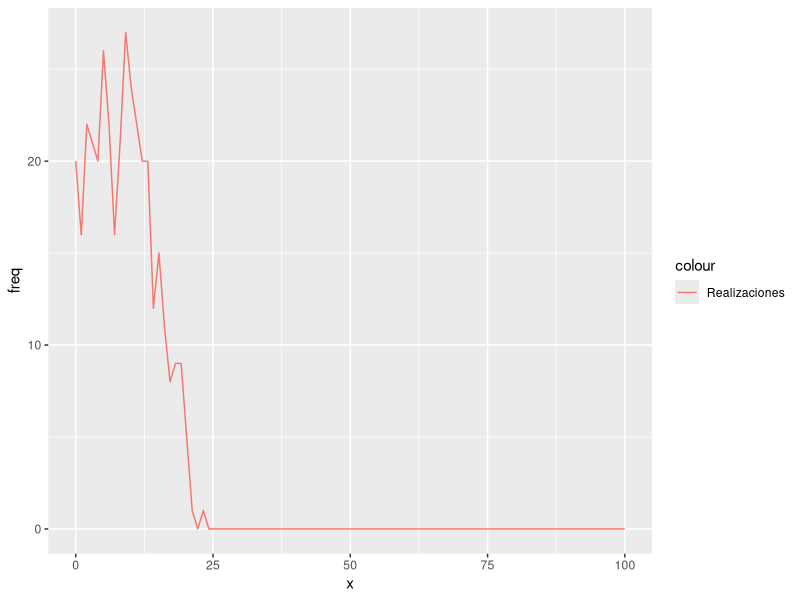
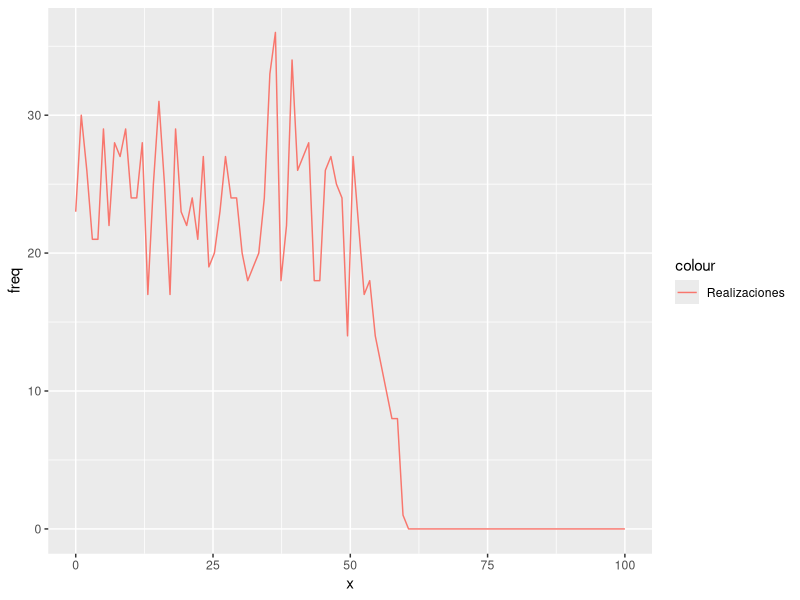

These figures' R source, in order: (Note: this script raises an error after producing the figures.)
## ---- chunk 1
# La librería "deSolve" incluye funciones que resuelven ecuaciones diferenciales ordinarias
library("deSolve")
# Usaremos la librería "ggplot2" para imprimir gráficamente los resultados
library("ggplot2")
## ---- chunk 2
# Usamos la función runif() para muestrear un número aleatorio de la distribución uniforme en el intervalo (0,1)
tiempo_exponencial <- function(a0){
  r1 <- runif(n=1,min=0,max=1)
  return((1/a0)*log(1/r1))
}
## ---- chunk 3
# Condición inicial con sigma=0.1
u0 <- function(x){
  x0 <- rep(0, length(x))
  x0[1] <- 30
  return(x0)
}

# Función que resuelve la EDO numéricamente
uFKPP <- function(L,D,K,N,M,T){
  k <- T/M
  h <- L/N
  x <- seq(0,L,length.out=N+1)
  t <- seq(0,T,by=k)
  I <- diag(1,N-1,N-1)
  A <- matrix(0,nrow = N-1, ncol = N-1)
  
  for (i in 1:N-1) {
    A[i,i]=-2
    if (i>1)
      A[i,i-1]=1
    
    if (i<N-1)
      A[i,i+1]=1
    
  }
  
  A[1,1]=-1
  A[1,2]=1
  A[N-1,N-1]=-1
  A[N-1,N-2]=1
  H=(I+(k/h*h)*D*A+r*k*I)
  
  u <- u0(x[1:(N-1)])
  t_actual <- 0
  while (t_actual<T){
    u <- H%*%u-(r*k/K)*u*u
    t_actual <- t_actual+k
  }
  u <- c(u[1], u, u[N-1])
  df <- data.frame(x,u)
  return(df)
}
## ---- chunk 4
FKPP_Gillespie <- function(L,D,K,r,t0,tf,N,t_muestreo){
  t <- t0
  
  h <- L/N  # Longitud de cada uno de los subintervalos
  x <- seq(0,L,length.out=N) 
  x0 <- u0(x)
  X <- numeric()
  x_actual <- matrix(x0,nrow = length(x0),ncol = 1)

  a <- numeric()
  a0 <- numeric()
  
  d <- D/(h^2) # Ratio de transición d
  
  # Cálculo de las propensidades
  for(i in 1:N){
    a[i] <- x_actual[i]*d
    a[N+i] <- r*x_actual[i]
    a[2*N+i] <- r/(K)*x_actual[i]*(x_actual[i]-1)
  }
  
  # Suma de las propensidades se puede calcular usando esta fórmula
  a0 <- sum(a[1:(N-1)])+sum(a[2:N])+sum(a[(N+1):(2*N)])+sum(a[(2*N+1):(3*N)])
  
  # Variables auxiliares que utilizamos al final de la función y que controlan 
  # cuando se imprime el estado del sistema en función de los tiempos en los 
  # que se quiere mostrar
  t_aux <- t0
  z <- 1 

  while(t<tf){
    # Tiempo de primera reacción
    t <- t+tiempo_exponencial(a0)
    
    # Selección de siguiente reacción
    r2 <- runif(n=1, min=0, max=1)
    
    if(r2<sum(a[1:(N-1)])/a0){ # Ocurre un salto hacia la derecha
      j <- 1
      while (!(r2<sum(a[1:j])/a0) & j<=N-1) 
        j <- j+1 
      x_actual[j] = x_actual[j]-1
      x_actual[j+1] = x_actual[j+1]+1
    }else if(r2<(sum(a[1:(N-1)])+sum(a[2:N]))/a0){ # Ocurre un salto hacia la izquierda
      j <- 2
      while(!(r2<(sum(a[1:(N-1)])+sum(a[2:j]))/a0) & j<=N)
        j <- j+1
      x_actual[j]=x_actual[j]-1
      x_actual[j-1]=x_actual[j-1]+1
    }else if(r2<(sum(a[1:(N-1)])+sum(a[2:N])+sum(a[(N+1):(2*N)]))/a0){
      j<-N+1
      while(!(r2<(sum(a[1:(N-1)])+sum(a[2:N])+sum(a[(N+1):j]))/a0))
        j<-j+1
      x_actual[j-N]=x_actual[j-N]+1
    }else{
      j <- 2*N+1
      while(!(r2<(sum(a[1:(N-1)])+sum(a[2:N])+sum(a[(N+1):(2*N)])+sum(a[(2*N+1):j]))/a0))
        j <- j+1
      if(x_actual[j-2*N]>0)
        x_actual[j-2*N]=x_actual[j-2*N]-1
    }
  
    for(i in 1:N){
      a[i] <- x_actual[i]*d
      a[N+i] <- r*x_actual[i]
      a[2*N+i] <- r/(K)*x_actual[i]*(x_actual[i]-1)
    }
    
    # Calculamos la suma de las propensidades
    a0 <- sum(a[1:(N-1)])+sum(a[2:N])+sum(a[(N+1):(2*N)])+sum(a[(2*N+1):(3*N)])
    
    # Condicional auxiliar en el que almacenamos el estado del sistema 
    # para los tiempos en los que se desea mostrar
    if(t>t_muestreo[z] & t_aux<t_muestreo[z] & z<=length(t_muestreo)){
      X <- cbind(X,x_actual)
      t_aux <- t_muestreo[z]
      z <- z+1
    }
 }
  
  # Una vez llegamos al tiempo final de simulación, almacenamos el dominio dividido en subintervalos con la frecuencia correspondiente a cada subintervalo
  df <- data.frame(x,X)
  return(df)
}
## ---- chunk 5
L <- 100
D <- 1
K <- 25
r <- 1
N <- 100
t0 <- 0
tf <- 30
M <- 1000
t_muestreo <- c(10,30)

df <- FKPP_Gillespie(L=L,D=D,K=K,r=r,t0=t0,tf=tf,N=N,t_muestreo=t_muestreo)
df_t1 <- data.frame(x=df$x,freq=df$X1)
df_t2 <- data.frame(x=df$x,freq=df$X2)

grafico1 <- ggplot(data=df_t1,aes(x=x,y=freq))+geom_line(data=df_t1,aes(x=x,y=freq,color='Realizaciones'))
grafico2 <- ggplot(data=df_t2,aes(x=x,y=freq))+geom_line(data=df_t2,aes(x=x,y=freq,color='Realizaciones'))

n_realizaciones <- 49

for (i in 1:n_realizaciones) {
  df_aux <- FKPP_Gillespie(L=L,D=D,K=K,t0=t0,tf=tf,N=N,t_muestreo=t_muestreo)
  df_t1 <- cbind(df_t1, freq = df_aux$X1)
  df_t2 <- cbind(df_t2, freq = df_aux$X2)
}

media1 <- rowMeans(df_t1[2:ncol(df_t1)])
media2 <- rowMeans(df_t2[2:ncol(df_t2)])

df_est <- cbind(x=df$x,media1,media2)
df_est <-data.frame(df_est)
grafico1 <- grafico1 + geom_line(data = df_est,aes(x=x, y=media1, color="Media"))
grafico2 <- grafico2 + geom_line(data = df_est,aes(x=x, y=media2, color="Media"))

dfu_t1 <- uFKPP(L,D,K,N,M,t_muestreo[1])
dfu_t2 <- uFKPP(L,D,K,N,M,t_muestreo[2])

# Añadimos la solución de la EDO a la gráfica
grafico1 <- grafico1 + geom_line(data=dfu_t1,aes(x=x,y=u,color="Sol. mod. det."))
grafico2 <- grafico2 + geom_line(data=dfu_t2,aes(x=x,y=u,color="Sol. mod. det."))


grafico1 <- grafico1 + labs(title = element_blank(), x = "x[mm]", y = "Concentración",subtitle = paste("T. f.=",t_muestreo[1],"s",sep=""))+ theme_minimal() +
   theme(legend.title=element_blank(),legend.position = "bottom",axis.title.x = element_text(size = 9),  
        axis.title.y = element_text(size = 9)) + xlim(0,100) +
   scale_color_manual(values = c("Sol. mod. det." = "red", "Realizaciones"="grey", "Media"="blue", "Intervalo de confianza"="green" ), breaks = c("Realizaciones", "Media", "Intervalo de confianza", "Sol. mod. det."))

grafico2 <- grafico2 + labs(title = element_blank(), x = "x[mm]", y = "Concentración",subtitle = paste("T. f.=",t_muestreo[2],"s",sep=""))+ theme_minimal() +
   theme(legend.title=element_blank(),legend.position = "bottom",axis.title.x = element_text(size = 9),  
        axis.title.y = element_text(size = 9)) + xlim(0,100) +
   scale_color_manual(values = c("Sol. mod. det." = "red", "Realizaciones"="grey", "Media"="blue", "Intervalo de confianza"="green" ), breaks = c("Realizaciones", "Media", "Intervalo de confianza", "Sol. mod. det."))

grafico <-ggarrange(grafico1,grafico2,ncol=2,common.legend=TRUE, legend="bottom")

print(grafico)
